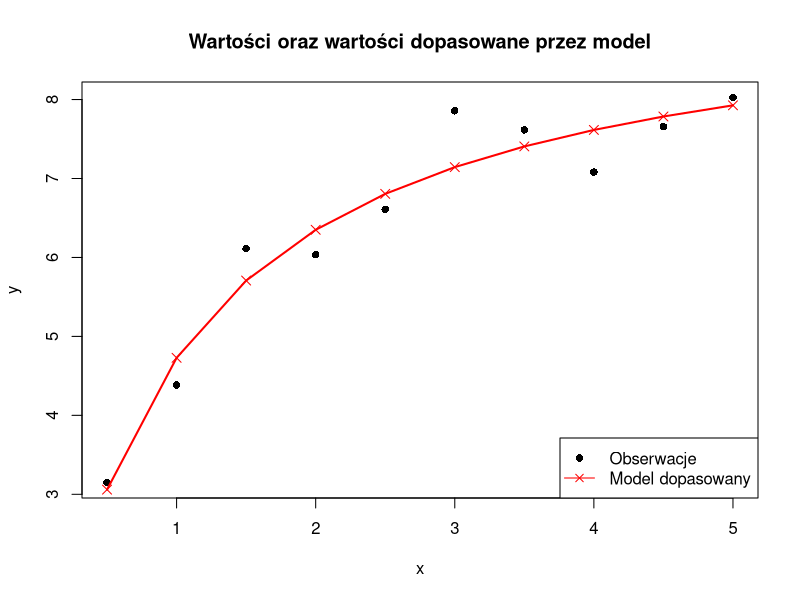

This figure's R source:
## ---- chunk 1
knitr::opts_chunk$set(echo = TRUE)
knitr::opts_chunk$set(warning = FALSE, message = FALSE) 
knitr::opts_chunk$set(fig.pos = "H", out.extra = "", fig.align = "center", dev = "cairo_pdf")
set.seed(123)
library(xtable)
library(MASS)

## ---- chunk 2
set.seed(123) 
n <- 10 
x <- (1:n) / 2 
beta.1 <- 10
beta.2 <- 3
beta.3 <- 2
sigma <- 1/2
sigma.kwadrat <- sigma^2
varepsilon <- rnorm(n, mean = 0, sd = sigma)
y <- (beta.1 * x) / (beta.2 + x) + beta.3 + varepsilon
## ---- chunk 3
g<-function(x,beta.1,beta.2,beta.3){
  
  return((beta.1 * x)/(beta.2+x) + beta.3)
  
}
## ---- chunk 4
gradient<-function(x,beta.1,beta.2,beta.3){
  
  g.1 <- x / (x+beta.2)
  g.2 <- ((-beta.1)*x) / (beta.2+x)^2
  g.3 <- 1
  
  return(c(g.1,g.2,g.3))
}
## ---- chunk 5
M <- 100
epsilon <- 0.0001

G.j<-function(x,beta.1,beta.2,beta.3){
  g.1 <- x / (x + beta.2)
  g.2 <- ((-beta.1) * x) / (beta.2 + x)^2
  g.3 <- rep(1, length(x))
  return(cbind(g.1, g.2, g.3))
  
}
## ---- chunk 6
beta.j<-function(x,y,beta.1,beta.2,beta.3){
  Y_hat <- g(x, beta.1, beta.2, beta.3)
  residuła <- y - Y_hat
  
  G <- G.j(x, beta.1, beta.2, beta.3)
  
  beta_curr <- c(beta.1, beta.2, beta.3)
  
  delta <- MASS::ginv(t(G) %*% G) %*% t(G) %*% residuła
  
  beta_next <- beta_curr + as.vector(delta)
  return(beta_next)
}
## ---- chunk 7
Gauss.Newton<-function(x,y,beta.1,beta.2,beta.3,M,epsilon){

    beta_curr <- c(beta.1, beta.2, beta.3)
  n <- length(y)
  history <- list()
  
  for(m in 1:M){
    Y_hat <- g(x, beta_curr[1], beta_curr[2], beta_curr[3])
    sigma_sq <- sum((y - Y_hat)^2) / n
    history[[m]] <- c(beta_curr, sigma_sq)
    
    beta_next <- beta.j(x, y, beta_curr[1], beta_curr[2], beta_curr[3])
    
    if(sqrt(sum((beta_next - beta_curr)^2)) <= epsilon){
      Y_hat_next <- g(x, beta_next[1], beta_next[2], beta_next[3])
      sigma_sq_next <- sum((y - Y_hat_next)^2) / n
      history[[m + 1]] <- c(beta_next, sigma_sq_next)
      break
    }
    
    beta_curr <- beta_next
  }
  
  wynik <- do.call(rbind, history)
  rownames(wynik) <- NULL
  return(wynik)
}

## ---- chunk 8
wiarogodnosc<-function(x,y,beta.1,beta.2,beta.3,sigma){
  n <- length(y)
  Y_hat <- g(x, beta.1, beta.2, beta.3)
  
  L <- -(n/2) * log(2 * pi) - (n/2) * log(sigma) - sum((y - Y_hat)^2) / (2 * sigma)
  return(L)
}
## ---- chunk 9
tab.1<-Gauss.Newton(x,y,
                    beta.1 = 8,
                    beta.2 = 2,
                    beta.3 = 1,
                    M = M,
                    epsilon = epsilon)

w <- numeric(nrow(tab.1))

for (i in 1:nrow(tab.1)) {
  w[i] <- wiarogodnosc(x,
                       y,
                       tab.1[i,1],
                       tab.1[i,2],
                       tab.1[i,3],
                       tab.1[i,4])
}

m1 <- nrow(tab.1)

tab.1.df <- data.frame(kroki = 0:(m1-1),
                       tab.1,
                       w)

wybrane_wiersze <- c(1, 2, 3, m1)
tab.1.df.skrocona <- tab.1.df[wybrane_wiersze, ]

tab.1.df.skrocona[nrow(tab.1.df.skrocona),1] <- paste(tab.1.df.skrocona[nrow(tab.1.df.skrocona),1],"(ostatni)")

colnames(tab.1.df.skrocona) <- c("kroki algorytmu",
                        "$\\hat{\\beta_1}^{(s)}$",
                        "$\\hat{\\beta_2}^{(s)}$",
                        "$\\hat{\\beta_3}^{(s)}$",
                        "$\\hat{\\sigma^2}^{(s)}$",
                        "$L\\left(\\hat{\\beta}^{(s)},\\hat{\\sigma^2}^{(s)}\\right)$")



## ---- chunk 10
print(xtable(tab.1.df.skrocona, digits = c(1,1,5,5,5,7,7)),
      sanitize.text.function=function(x){x},
      comment = FALSE,
      include.rownames=FALSE)
## ---- chunk 11
beta_prawdziwe <- c(10, 3, 2)
beta_est <- tab.1[nrow(tab.1), 1:3]

porownanie <- rbind("Prawdziwe parametry" = beta_prawdziwe, 
                    "Estymatory z GN" = beta_est)

colnames(porownanie) <- c("$\\beta_1$", "$\\beta_2$", "$\\beta_3$")

knitr::kable(porownanie, 
             digits = 5, 
             caption = "Porównanie prawdziwych parametrów z estymatorami",
             escape = FALSE)
## ---- chunk 12

y_hat <- g(x, beta_est[1], beta_est[2], beta_est[3])

plot(x, y, pch = 16, col = "black", 
     main = "Wartości oraz wartości dopasowane przez model",
     xlab = "x", ylab = "y")
points(x, y_hat, pch = 4, col = "red", cex = 1.2)
lines(x, y_hat, col = "red", lwd = 2)

legend("bottomright", legend = c("Obserwacje", "Model dopasowany"), 
       col = c("black", "red"), pch = c(16, 4), lty = c(NA, 1))

## ---- chunk 13
kowariancja <- function(s.kwadrat, G){
  return(s.kwadrat * MASS::ginv(t(G) %*% G))
}
## ---- chunk 14

n_obs <- length(y)
p_parametry <- 3

beta_est <- tab.1[nrow(tab.1), 1:3]
y_hat_final <- g(x, beta_est[1], beta_est[2], beta_est[3])

s.kwadrat <- sum((y - y_hat_final)^2) / (n_obs - p_parametry)
G_est <- G.j(x, beta_est[1], beta_est[2], beta_est[3])

Cov_beta <- kowariancja(s.kwadrat, G_est)

nazwy_beta <- c("$\\beta_1$", "$\\beta_2$", "$\\beta_3$")
rownames(Cov_beta) <- nazwy_beta
colnames(Cov_beta) <- nazwy_beta

knitr::kable(Cov_beta, 
             digits = 5, 
             caption = "Oszacowana macierz kowariancji estymatora $\\hat{\\beta}$",
             escape = FALSE) 
## ---- chunk 15

tab.2 <- Gauss.Newton(x, y, 9.7, 2.9, 2, M, epsilon)
tab.3 <- Gauss.Newton(x, y, 1, 1, 1, M, epsilon)


## ---- chunk 16
zestawienie <- rbind(
  "Start: (8, 2, 1)"     = tab.1[nrow(tab.1), ],
  "Start: (9.7, 2.9, 2)" = tab.2[nrow(tab.2), ],
  "Start: (1, 1, 1)"     = tab.3[nrow(tab.3), ]
)

colnames(zestawienie) <- c("$\\beta_1$", "$\\beta_2$", "$\\beta_3$", "$\\sigma^2$")

knitr::kable(zestawienie, 
             digits = 5, 
             caption = "Porównanie estymatorów dla różnych punktów startowych",
             escape = FALSE) 
